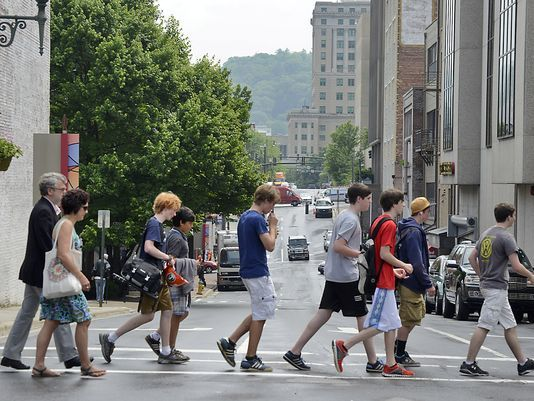
#> input picture practical_python_and_OpenCV/images/pedestrians01.jpg, 534 x 401 px
$ jupyter execute Pedestrian_detector.ipynb
#> lines starting #> are read from the running program, lines starting #| are printed output that depends on the picture; after the words box and inside, x2 and y2 are one past the last pixel; in counts of white or black regions, pixels touching at a corner belong together
[cell 1]
import cv2
import numpy as np
import matplotlib.pyplot as plt
# new
from imutils.object_detection import non_max_suppression
from imutils import paths
import imutils

[cell 2]
# initialize the HOG descriptor/person detector
hog = cv2.HOGDescriptor()
hog.setSVMDetector(cv2.HOGDescriptor_getDefaultPeopleDetector())

image = cv2.imread('images/pedestrians01.jpg')
#> image is the input picture: shape (401, 534, 3); mean B, G, R 118.3, 122.4, 120.4
image = cv2.cvtColor(image, cv2.COLOR_BGR2RGB)
orig = image.copy()

plt.figure(figsize=(20,10))

plt.subplot(1,2,1), plt.imshow(orig)
plt.title('Before NMS'),plt.axis("off")


image = imutils.resize(image, width=min(400, image.shape[1]))
#> image: shape (300, 400, 3)
#orig = image.copy()

# detect people in the image
(rects, weights) = hog.detectMultiScale(image, winStride=(4, 4),
padding=(8, 8), scale=1.05)
#> rects = [[253, 126, 87, 174], [334, 144, 66, 144], [84, 126, 86, 171], [141, 118, 93, 182], [0, 116, 92, 184]]; weights = [1.34, 0.178, 0.861, 0.627, 1.4]

# draw the original bounding boxes
for (x, y, w, h) in rects:
    cv2.rectangle(orig, (x, y), (x + w, y + h), (0, 0, 255), 2)
#> this loop made 5 passes
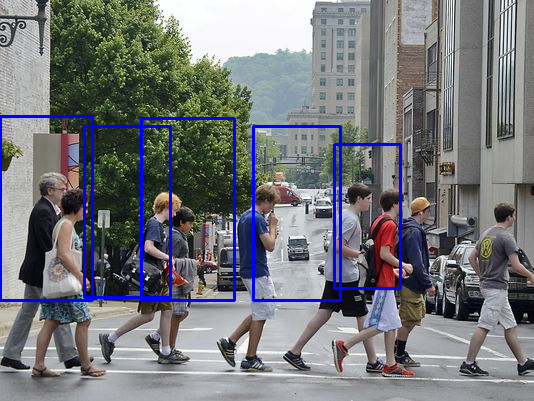
#> orig: shape (401, 534, 3); mean R, G, B 117.4, 119.2, 124.2

# apply non-maxima suppression to the bounding boxes using a
# fairly large overlap threshold to try to maintain overlapping
# boxes that are still people
rects = np.array([[x, y, x + w, y + h] for (x, y, w, h) in rects])
#> rects = [[253, 126, 340, 300], [334, 144, 400, 288], [84, 126, 170, 297], [141, 118, 234, 300], [0, 116, 92, 300]]
pick = non_max_suppression(rects, probs=None, overlapThresh=0.65)
#> pick = [[0, 116, 92, 300], [141, 118, 234, 300], [253, 126, 340, 300], [84, 126, 170, 297], [334, 144, 400, 288]]

# draw the final bounding boxes
for (xA, yA, xB, yB) in pick:
    cv2.rectangle(image, (xA, yA), (xB, yB), (0, 255, 0), 2)
#> this loop made 5 passes
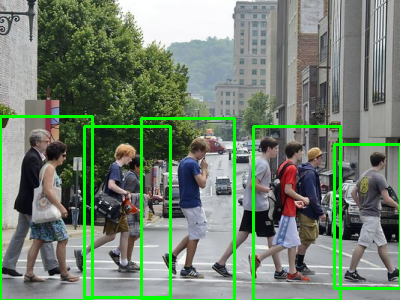
#> image: shape (300, 400, 3); mean R, G, B 114.1, 129.9, 111.9


plt.subplot(1,2,2), plt.imshow(image)
plt.title('After NMS'),plt.axis("off")

plt.show()
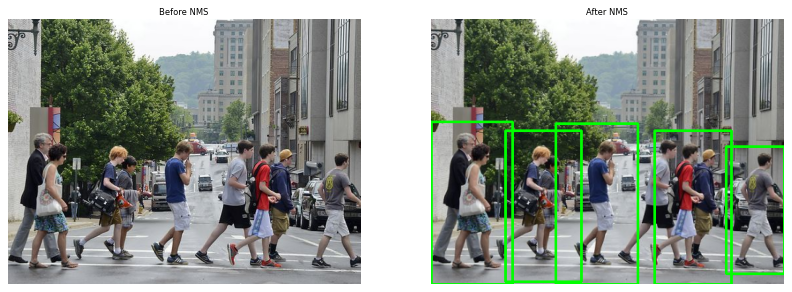
#> figure drawn by matplotlib, 2 panels

[cell 3]
# initialize the HOG descriptor/person detector
hog = cv2.HOGDescriptor()
hog.setSVMDetector(cv2.HOGDescriptor_getDefaultPeopleDetector())

image = cv2.imread('images/pedestrian.jpg')
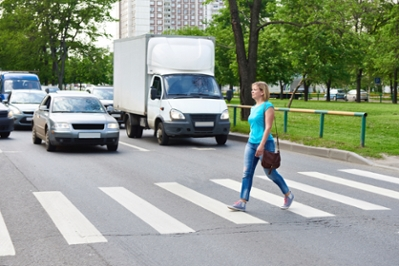
#> input picture practical_python_and_OpenCV/images/pedestrian.jpg, 399 x 266 px
#> image is the input picture: shape (266, 399, 3); mean B, G, R 138.8, 153.2, 143.6
image = cv2.cvtColor(image, cv2.COLOR_BGR2RGB)
orig = image.copy()

plt.figure(figsize=(20,10))

plt.subplot(1,2,1), plt.imshow(orig)
plt.title('Before NMS'),plt.axis("off")


image = imutils.resize(image, width=min(400, image.shape[1]))
#orig = image.copy()

# detect people in the image
(rects, weights) = hog.detectMultiScale(image, winStride=(4, 4),
padding=(8, 8), scale=1.05)
#> rects = [[221, 64, 81, 161]]; weights = [0.785]

# draw the original bounding boxes
for (x, y, w, h) in rects:
    cv2.rectangle(orig, (x, y), (x + w, y + h), (0, 0, 255), 2)
#> this loop made 1 pass
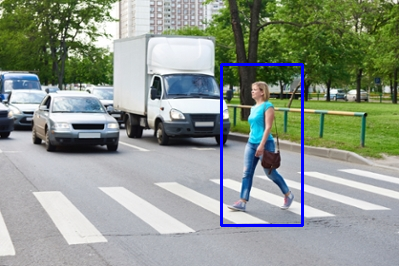
#> orig: shape (266, 399, 3); mean R, G, B 141.8, 151.3, 140.6

# apply non-maxima suppression to the bounding boxes using a
# fairly large overlap threshold to try to maintain overlapping
# boxes that are still people
rects = np.array([[x, y, x + w, y + h] for (x, y, w, h) in rects])
#> rects = [[221, 64, 302, 225]]
pick = non_max_suppression(rects, probs=None, overlapThresh=0.65)
#> pick = [[221, 64, 302, 225]]

# draw the final bounding boxes
for (xA, yA, xB, yB) in pick:
    cv2.rectangle(image, (xA, yA), (xB, yB), (0, 255, 0), 2)
#> this loop made 1 pass
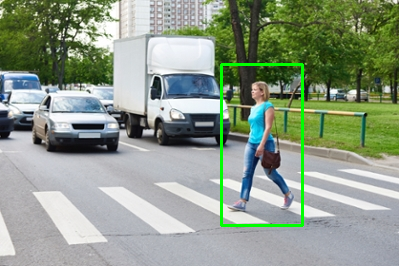
#> image: shape (266, 399, 3); mean R, G, B 141.8, 154.8, 137.2


plt.subplot(1,2,2), plt.imshow(image)
plt.title('After NMS'),plt.axis("off")

plt.show()

[cell 4]
# initialize the HOG descriptor/person detector
hog = cv2.HOGDescriptor()
hog.setSVMDetector(cv2.HOGDescriptor_getDefaultPeopleDetector())

image = cv2.imread('images/japan_ped.jpeg')
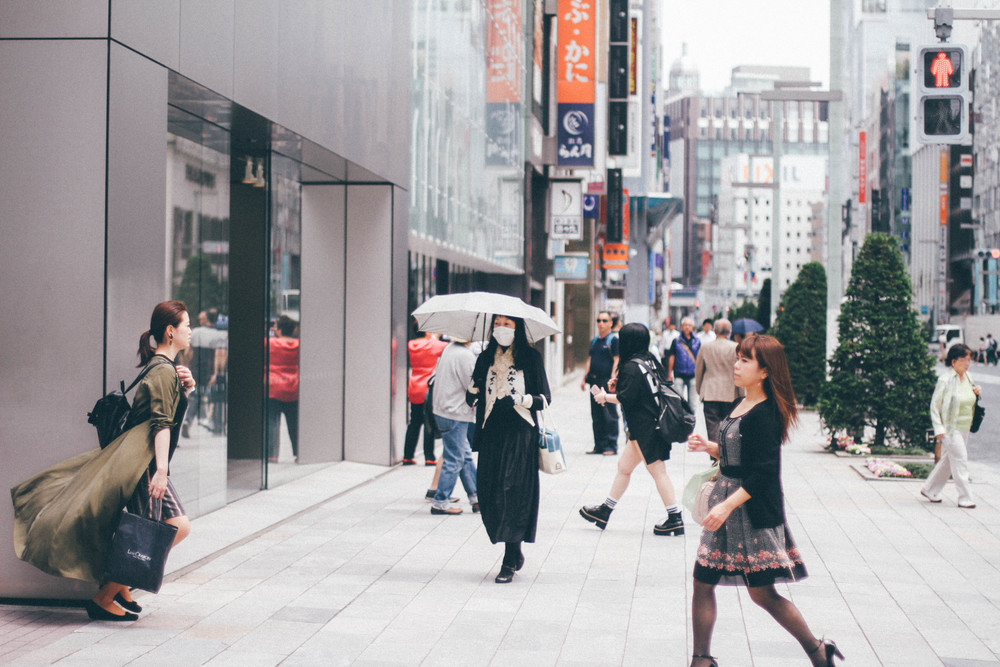
#> input picture practical_python_and_OpenCV/images/japan_ped.jpeg, 1000 x 667 px
#> image is the input picture: shape (667, 1000, 3); mean B, G, R 160.5, 158.5, 161.2
image = cv2.cvtColor(image, cv2.COLOR_BGR2RGB)
orig = image.copy()

plt.figure(figsize=(20,10))

plt.subplot(1,2,1), plt.imshow(orig)
plt.title('Before NMS'),plt.axis("off")


image = imutils.resize(image, width=min(400, image.shape[1]))
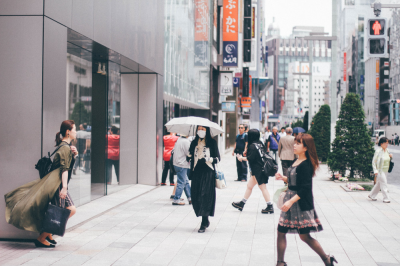
#> image: shape (266, 400, 3); mean R, G, B 161.2, 158.5, 160.5
#orig = image.copy()

# detect people in the image
(rects, weights) = hog.detectMultiScale(image, winStride=(4, 4),
padding=(8, 8), scale=1.05)
#> rects = [[223, 104, 66, 132], [166, 110, 73, 145]]; weights = [0.45, 2.56]

# draw the original bounding boxes
for (x, y, w, h) in rects:
    cv2.rectangle(orig, (x, y), (x + w, y + h), (0, 0, 255), 2)
#> this loop made 2 passes
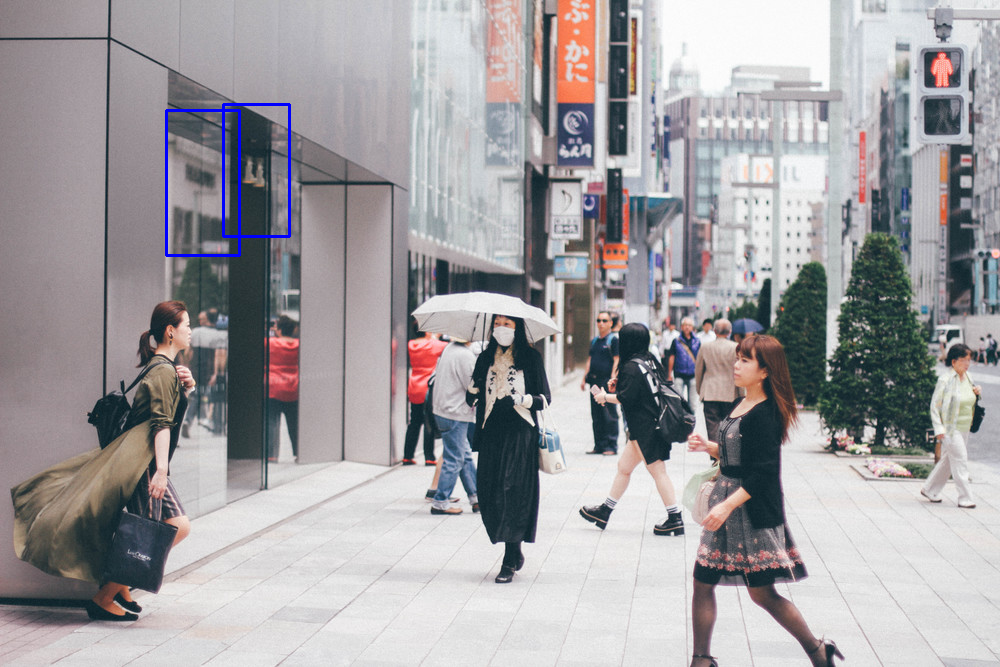
#> orig: shape (667, 1000, 3); mean R, G, B 160.8, 158.1, 161

# apply non-maxima suppression to the bounding boxes using a
# fairly large overlap threshold to try to maintain overlapping
# boxes that are still people
rects = np.array([[x, y, x + w, y + h] for (x, y, w, h) in rects])
#> rects = [[223, 104, 289, 236], [166, 110, 239, 255]]
pick = non_max_suppression(rects, probs=None, overlapThresh=0.65)
#> pick = [[166, 110, 239, 255], [223, 104, 289, 236]]

# draw the final bounding boxes
for (xA, yA, xB, yB) in pick:
    cv2.rectangle(image, (xA, yA), (xB, yB), (0, 255, 0), 2)
#> this loop made 2 passes
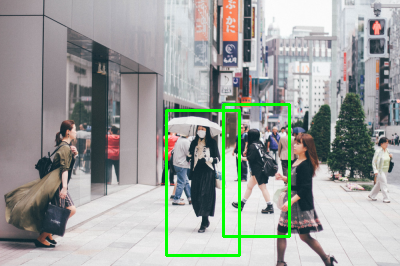
#> image: shape (266, 400, 3); 2.32% of pixels changed, all inside (x1, y1, x2, y2) = (165, 103, 291, 257)


plt.subplot(1,2,2), plt.imshow(image)
plt.title('After NMS'),plt.axis("off")

plt.show()
